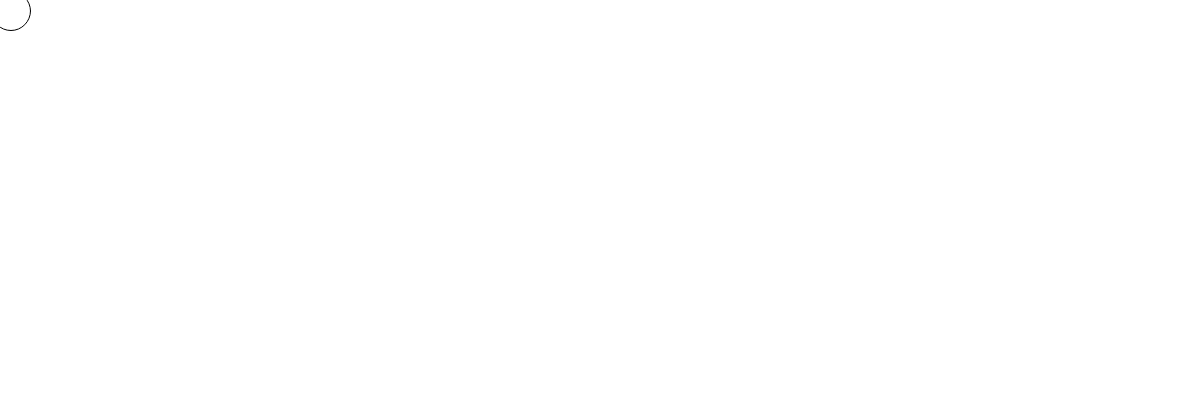
Frame 1 (no input)
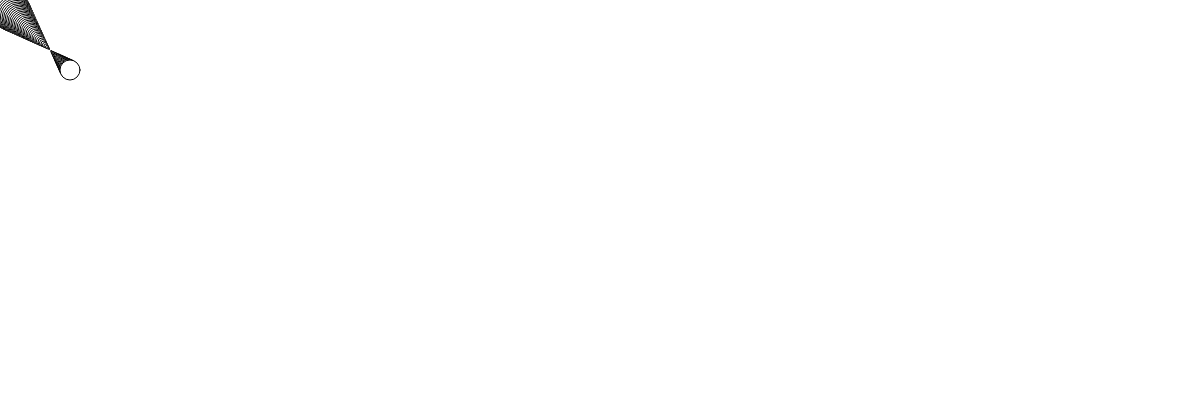
Frame 60 (no input)
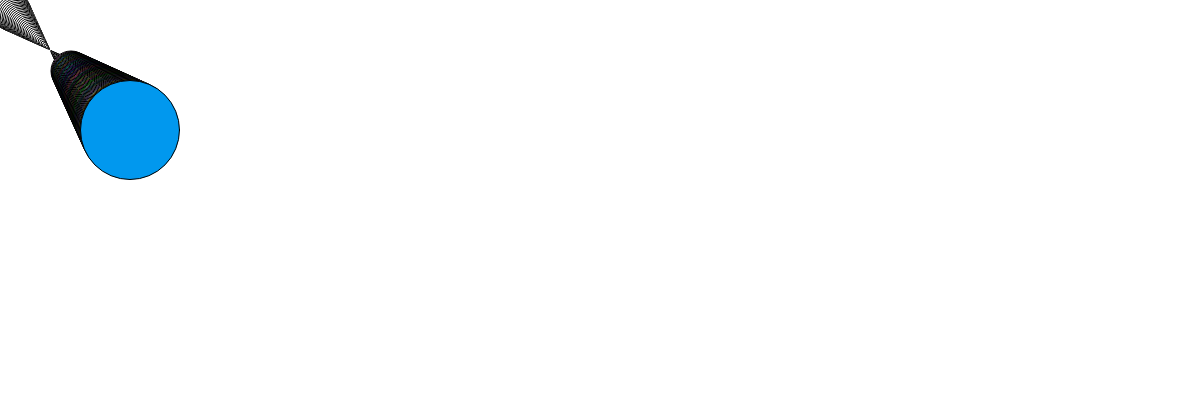
Frame 120 (the mouse pressed at the canvas centre since frame 60)

The p5.js sketch that drew these frames (run headless with seeded random() and noise() and a simulated clock; from frame 60 on, the mouse is pressed at the canvas centre):

// p5.js sketch
// ── sketch.js
let ball = {};
ball.width = 40;
ball.x = 10;
ball.y = 10;
ball.delta_x = 1;
ball.delta_y = 1;
ball.scale_x = 1;
ball.scale_y = 1;
ball.color1 = 255;
ball.color2 = 255;
ball.color3 = 255;

function setup() {
    createCanvas(windowWidth, 400);
    background(255);
}



function draw() {

    ball.x += ball.delta_x * ball.scale_x;
    ball.y += ball.delta_y * ball.scale_y;


    if (ball.x >= width || ball.x <= 0) {
        ball.delta_x = -1 * ball.delta_x;
    }
    if (ball.y >= height || ball.y <= 0) {
        ball.delta_y = -1 * ball.delta_y;
    }

    if (mouseIsPressed) {
      ball.width = constrain(ball.width + 1, 40, 200);
      fill(ball.color1,ball.color2,ball.color3)
      ball.color1 = random(255);
      ball.color2 = random(255);
      ball.color3 = random(255);
    }
    else {
      ball.width = ball.width - 1, 40, 200;
      fill(255)
      fill(ball.color1,ball.color2,ball.color3)
     }


    ellipse(ball.x, ball.y, ball.width, ball.width);
}
function mouseIsPressed(){
  fill(ball.color1,ball.color2,ball.color3)
  ball.color1 = random(255);
  ball.color2 = random(255);
  ball.color3 = random(255);
}
